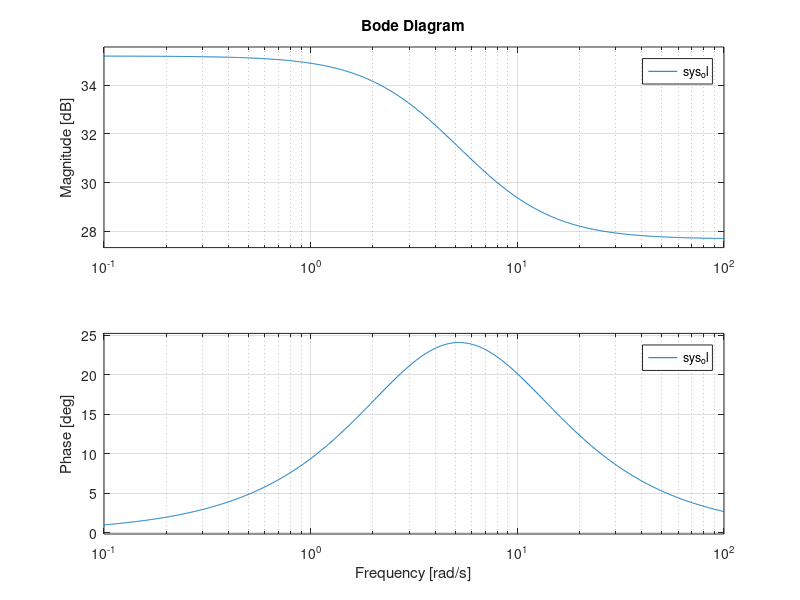

Write the MATLAB code that produced this figure.
%Lead or Phase-lead compensator using root locus Design
clear all;
s = tf('s');
Kc = 24.2083;
z = 8.0501;
p = 3.385;
P=1;
C_lead = Kc*(s-z)/(s-p);
sys_ol = C_lead*P;
bode(sys_ol);


%Lag or Phase-lag compensator using frequency response
% clear all;
% s=tf('s');
% a = 0.83;
% T = 3.25;
% C_lag = (1+a*T*s)/(1+T*s);
% P = 1/T;
% sys_ol = C_lag*P;
% bode(sys_ol);

J = 3.2284E-6;
b = 3.5077E-6;
K = 0.0274;
R = 4;
L = 2.75E-6;
s = tf('s');
P_motor = K/(s*((J*s+b)*(L*s+R)+K^2))

A = [0 1 0
    0 -b/J K/J
    0 -K/L -R/L];
B = [0 ; 0 ; 1/L];
C = [1 0 0];
D = [0];

motor_ss = ss(A,B,C,D)